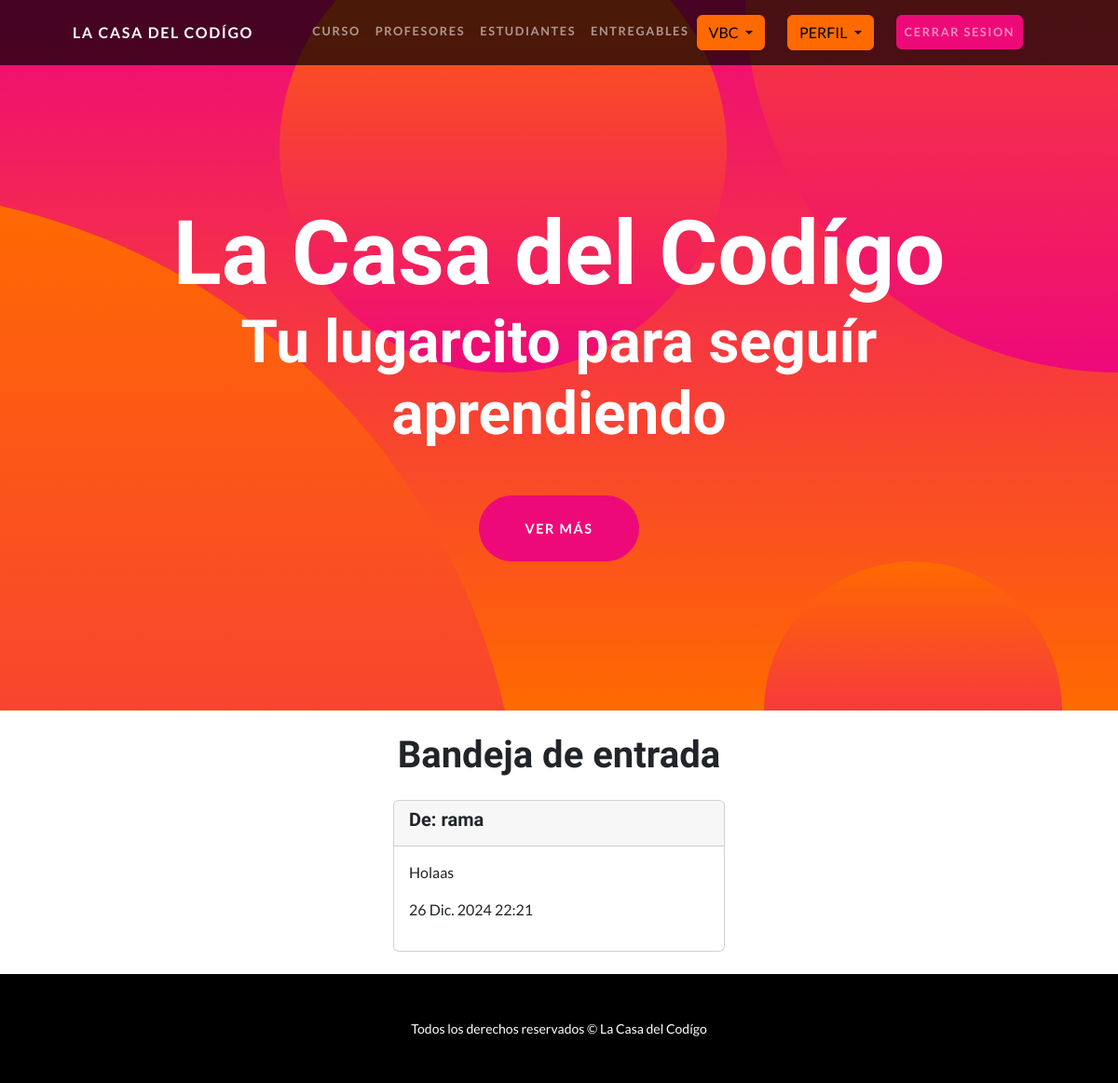
The app's page /mensaje/mostrar-mensaje/ (signed in) with its own data.
### app_mensajeria/models.py (models this page shows, shortened)
class Mensaje(models.Model):
    remitente = models.ForeignKey(User, related_name="Mensajes_enviados", on_delete=models.CASCADE)
    destinatario = models.ForeignKey(User, related_name="Mensajes_arecibidos", on_delete=models.CASCADE)
    contenido = models.TextField()
    fecha_envio = models.DateTimeField(auto_now_add=True)

### app_mensajeria/views.py (the view)
# urls.py: path("mostrar-mensaje/", views.mostrar_mensaje, name="mostrar-mensaje"),
def mostrar_mensaje(request):
    mensajes = Mensaje.objects.filter(destinatario=request.user).order_by('-fecha_envio')
    return render(request, 'app_mensajeria/mostrar-mensaje.html', {'mensajes':mensajes})

### app_mensajeria/templates/app_mensajeria/mostrar-mensaje.html (shortened to what this page needs)
{% extends "AppCoder/base.html" %}
{% block content %}
    <h1 class="text-center mt-4">Bandeja de entrada</h1>
    {%for mensaje in mensajes %}
        <div class="container my-4">
            <div class="row justify-content-center">
                <div class="col-4">
                    <div class="card">
                        <div class="card-header">
                            <h5>De: {{ mensaje.remitente }}</h5>
                        </div>
                        <div class="card-body">
                            <p>{{ mensaje.contenido }}</p>
                            <p>{{ mensaje.fecha_envio }}</p>
                        </div>
                    </div>
                </div>
            </div>
        </div>
    {% endfor %}
{% endblock  %}

### records on screen
Mensaje: remitente "rama", contenido "Holaas", fecha_envio "26 Dic. 2024 22:21"
